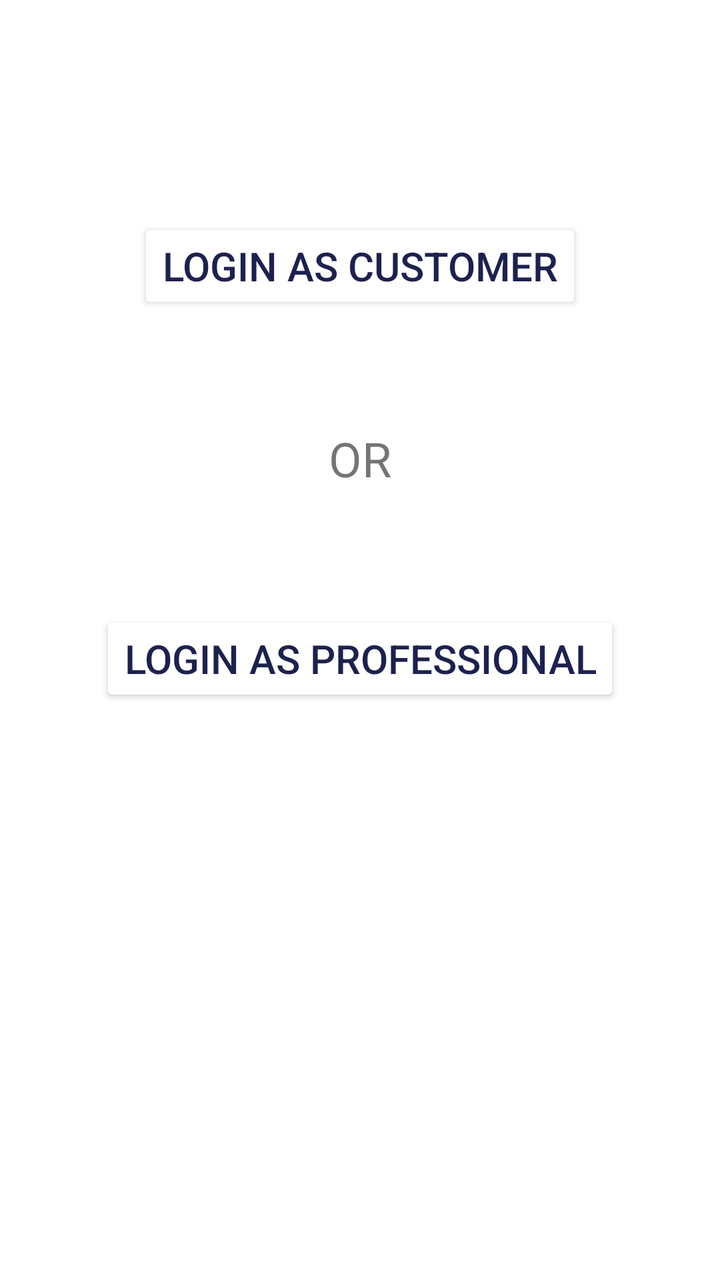
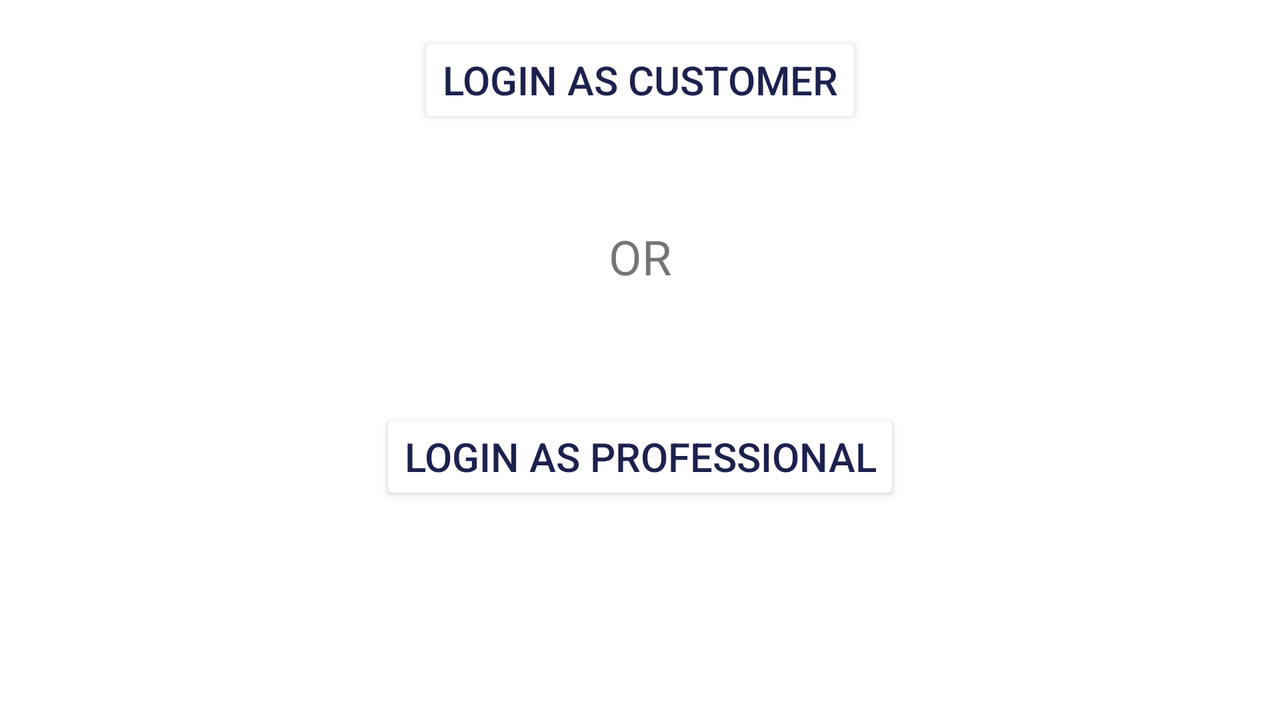

Two renders of one Android screen. The first uses the default layout on a phone; the second uses the alternative layout the repository ships for a different screen configuration, on a matching device. The two XML files are below.
<!-- AndroidManifest.xml: application theme Theme.FixItNowFinalProject -->
<!-- res/layout/fragment_second.xml -->
<?xml version="1.0" encoding="utf-8"?>
<androidx.constraintlayout.widget.ConstraintLayout xmlns:android="http://schemas.android.com/apk/res/android"
    xmlns:app="http://schemas.android.com/apk/res-auto"
    xmlns:tools="http://schemas.android.com/tools"
    android:layout_width="match_parent"
    android:layout_height="match_parent"
    android:layout_marginTop="50dp"
    tools:context=".SecondFragment">

    <Button
        android:id="@+id/CustLogin"
        android:layout_width="wrap_content"
        android:layout_height="wrap_content"
        android:layout_marginTop="109dp"
        android:backgroundTint="#FFFFFF"
        android:text="Login as Customer"
        android:textColor="#1D214E"
        android:textSize="20sp"
        app:cornerRadius="20dp"
        app:layout_constraintEnd_toEndOf="parent"
        app:layout_constraintStart_toStartOf="parent"
        app:layout_constraintTop_toTopOf="parent"
        app:strokeColor="#04D7A2"
        app:strokeWidth="3dp" />

    <Button
        android:id="@+id/ProfLogin"
        android:layout_width="wrap_content"
        android:layout_height="wrap_content"
        android:layout_marginTop="60dp"
        android:backgroundTint="#FFFFFF"
        android:text="Login As professional"
        android:textColor="#1D214E"
        android:textSize="20sp"
        app:cornerRadius="20dp"
        app:layout_constraintEnd_toEndOf="parent"
        app:layout_constraintStart_toStartOf="parent"
        app:layout_constraintTop_toBottomOf="@+id/textView"
        app:strokeColor="#04D7A2"
        app:strokeWidth="3dp" />

    <TextView
        android:id="@+id/textView"
        android:layout_width="wrap_content"
        android:layout_height="wrap_content"
        android:layout_marginTop="56dp"
        android:text="OR"
        android:textSize="24sp"
        app:layout_constraintEnd_toEndOf="parent"
        app:layout_constraintStart_toStartOf="parent"
        app:layout_constraintTop_toBottomOf="@+id/CustLogin" />

</androidx.constraintlayout.widget.ConstraintLayout>
<!-- resources referenced by this layout -->
<resources>
  <style name="Theme.FixItNowFinalProject" parent="Theme.MaterialComponents.DayNight.DarkActionBar">
          
          <item name="colorPrimary">@color/purple_500</item>
          <item name="colorPrimaryVariant">@color/purple_700</item>
          <item name="colorOnPrimary">@color/white</item>
          
          <item name="colorSecondary">@color/teal_200</item>
          <item name="colorSecondaryVariant">@color/teal_700</item>
          <item name="colorOnSecondary">@color/black</item>
          
          <item name="android:statusBarColor" tools:targetApi="l">?attr/colorPrimaryVariant</item>
          
      </style>
</resources>
<!-- res/layout-land/fragment_second.xml (the author's variant of the layout above) -->
<!-- drawn on the phone turned sideways -->
<?xml version="1.0" encoding="utf-8"?>
<androidx.constraintlayout.widget.ConstraintLayout xmlns:android="http://schemas.android.com/apk/res/android"
    xmlns:app="http://schemas.android.com/apk/res-auto"
    xmlns:tools="http://schemas.android.com/tools"
    android:layout_width="match_parent"
    android:layout_height="match_parent"
    android:layout_marginTop="50dp"
    tools:context=".SecondFragment">

    <Button
        android:id="@+id/CustLogin"
        android:layout_width="wrap_content"
        android:layout_height="wrap_content"
        android:layout_marginTop="16dp"
        android:backgroundTint="#FFFFFF"
        android:text="Login as Customer"
        android:textColor="#1D214E"
        android:textSize="20sp"
        app:cornerRadius="20dp"
        app:layout_constraintEnd_toEndOf="parent"
        app:layout_constraintStart_toStartOf="parent"
        app:layout_constraintTop_toTopOf="parent"
        app:strokeColor="#04D7A2"
        app:strokeWidth="3dp" />

    <Button
        android:id="@+id/ProfLogin"
        android:layout_width="wrap_content"
        android:layout_height="wrap_content"
        android:layout_marginTop="60dp"
        android:backgroundTint="#FFFFFF"
        android:text="Login As professional"
        android:textColor="#1D214E"
        android:textSize="20sp"
        app:cornerRadius="20dp"
        app:layout_constraintBottom_toBottomOf="parent"
        app:layout_constraintEnd_toEndOf="parent"
        app:layout_constraintStart_toStartOf="parent"
        app:layout_constraintTop_toBottomOf="@+id/textView"
        app:layout_constraintVertical_bias="0.0"
        app:strokeColor="#04D7A2"
        app:strokeWidth="3dp" />

    <TextView
        android:id="@+id/textView"
        android:layout_width="wrap_content"
        android:layout_height="wrap_content"
        android:layout_marginTop="48dp"
        android:text="OR"
        android:textSize="24sp"
        app:layout_constraintEnd_toEndOf="parent"
        app:layout_constraintStart_toStartOf="parent"
        app:layout_constraintTop_toBottomOf="@+id/CustLogin" />

</androidx.constraintlayout.widget.ConstraintLayout>
